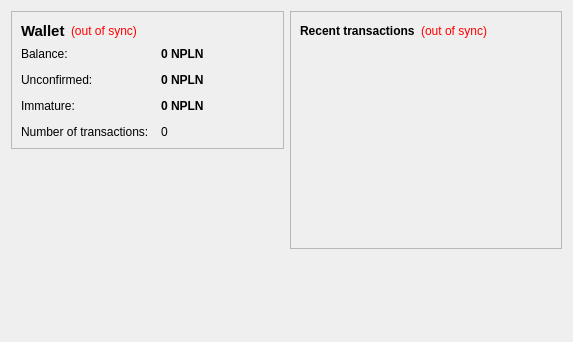
<?xml version="1.0" encoding="UTF-8"?>
<ui version="4.0">
 <class>OverviewPage</class>
 <widget class="QWidget" name="OverviewPage">
  <property name="geometry">
   <rect>
    <x>0</x>
    <y>0</y>
    <width>573</width>
    <height>342</height>
   </rect>
  </property>
  <property name="windowTitle">
   <string>Form</string>
  </property>
  <layout class="QHBoxLayout" name="horizontalLayout" stretch="1,1">
   <item>
    <layout class="QVBoxLayout" name="verticalLayout_2">
     <item>
      <widget class="QFrame" name="frame">
       <property name="frameShape">
        <enum>QFrame::StyledPanel</enum>
       </property>
       <property name="frameShadow">
        <enum>QFrame::Raised</enum>
       </property>
       <layout class="QVBoxLayout" name="verticalLayout_4">
        <item>
         <layout class="QHBoxLayout" name="horizontalLayout_4">
          <item>
           <widget class="QLabel" name="label_5">
            <property name="font">
             <font>
              <pointsize>11</pointsize>
              <weight>75</weight>
              <bold>true</bold>
             </font>
            </property>
            <property name="text">
             <string>Wallet</string>
            </property>
           </widget>
          </item>
          <item>
           <widget class="QLabel" name="labelWalletStatus">
            <property name="toolTip">
             <string>The displayed information may be out of date. Your wallet automatically synchronizes with the netPLN network after a connection is established, but this process has not completed yet.</string>
            </property>
            <property name="styleSheet">
             <string notr="true">QLabel { color: red; }</string>
            </property>
            <property name="text">
             <string notr="true">(out of sync)</string>
            </property>
            <property name="alignment">
             <set>Qt::AlignLeading|Qt::AlignLeft|Qt::AlignVCenter</set>
            </property>
           </widget>
          </item>
          <item>
           <spacer name="horizontalSpacer_2">
            <property name="orientation">
             <enum>Qt::Horizontal</enum>
            </property>
            <property name="sizeHint" stdset="0">
             <size>
              <width>40</width>
              <height>20</height>
             </size>
            </property>
           </spacer>
          </item>
         </layout>
        </item>
        <item>
         <layout class="QFormLayout" name="formLayout_2">
          <property name="fieldGrowthPolicy">
           <enum>QFormLayout::AllNonFixedFieldsGrow</enum>
          </property>
          <property name="horizontalSpacing">
           <number>12</number>
          </property>
          <property name="verticalSpacing">
           <number>12</number>
          </property>
          <item row="0" column="0">
           <widget class="QLabel" name="label">
            <property name="text">
             <string>Balance:</string>
            </property>
           </widget>
          </item>
          <item row="0" column="1">
           <widget class="QLabel" name="labelBalance">
            <property name="font">
             <font>
              <weight>75</weight>
              <bold>true</bold>
             </font>
            </property>
            <property name="cursor">
             <cursorShape>IBeamCursor</cursorShape>
            </property>
            <property name="toolTip">
             <string>Your current balance</string>
            </property>
            <property name="text">
             <string notr="true">0 NPLN</string>
            </property>
            <property name="textInteractionFlags">
             <set>Qt::LinksAccessibleByMouse|Qt::TextSelectableByKeyboard|Qt::TextSelectableByMouse</set>
            </property>
           </widget>
          </item>
          <item row="1" column="0">
           <widget class="QLabel" name="label_3">
            <property name="text">
             <string>Unconfirmed:</string>
            </property>
           </widget>
          </item>
          <item row="1" column="1">
           <widget class="QLabel" name="labelUnconfirmed">
            <property name="font">
             <font>
              <weight>75</weight>
              <bold>true</bold>
             </font>
            </property>
            <property name="cursor">
             <cursorShape>IBeamCursor</cursorShape>
            </property>
            <property name="toolTip">
             <string>Total of transactions that have yet to be confirmed, and do not yet count toward the current balance</string>
            </property>
            <property name="text">
             <string notr="true">0 NPLN</string>
            </property>
            <property name="textInteractionFlags">
             <set>Qt::LinksAccessibleByMouse|Qt::TextSelectableByKeyboard|Qt::TextSelectableByMouse</set>
            </property>
           </widget>
          </item>
          <item row="3" column="0">
           <widget class="QLabel" name="label_2">
            <property name="text">
             <string>Number of transactions:</string>
            </property>
           </widget>
          </item>
          <item row="3" column="1">
           <widget class="QLabel" name="labelNumTransactions">
            <property name="toolTip">
             <string>Total number of transactions in wallet</string>
            </property>
            <property name="text">
             <string notr="true">0</string>
            </property>
           </widget>
          </item>
          <item row="2" column="0">
           <widget class="QLabel" name="labelImmatureText">
            <property name="text">
             <string>Immature:</string>
            </property>
           </widget>
          </item>
          <item row="2" column="1">
           <widget class="QLabel" name="labelImmature">
            <property name="font">
             <font>
              <weight>75</weight>
              <bold>true</bold>
             </font>
            </property>
            <property name="toolTip">
             <string>Mined balance that has not yet matured</string>
            </property>
            <property name="text">
             <string notr="true">0 NPLN</string>
            </property>
            <property name="textInteractionFlags">
             <set>Qt::LinksAccessibleByMouse|Qt::TextSelectableByKeyboard|Qt::TextSelectableByMouse</set>
            </property>
           </widget>
          </item>
         </layout>
        </item>
       </layout>
      </widget>
     </item>
     <item>
      <spacer name="verticalSpacer">
       <property name="orientation">
        <enum>Qt::Vertical</enum>
       </property>
       <property name="sizeHint" stdset="0">
        <size>
         <width>20</width>
         <height>40</height>
        </size>
       </property>
      </spacer>
     </item>
    </layout>
   </item>
   <item>
    <layout class="QVBoxLayout" name="verticalLayout_3">
     <item>
      <widget class="QFrame" name="frame_2">
       <property name="frameShape">
        <enum>QFrame::StyledPanel</enum>
       </property>
       <property name="frameShadow">
        <enum>QFrame::Raised</enum>
       </property>
       <layout class="QVBoxLayout" name="verticalLayout">
        <item>
         <layout class="QHBoxLayout" name="horizontalLayout_2">
          <item>
           <widget class="QLabel" name="label_4">
            <property name="text">
             <string>&lt;b&gt;Recent transactions&lt;/b&gt;</string>
            </property>
           </widget>
          </item>
          <item>
           <widget class="QLabel" name="labelTransactionsStatus">
            <property name="toolTip">
             <string>The displayed information may be out of date. Your wallet automatically synchronizes with the netPLN network after a connection is established, but this process has not completed yet.</string>
            </property>
            <property name="styleSheet">
             <string notr="true">QLabel { color: red; }</string>
            </property>
            <property name="text">
             <string notr="true">(out of sync)</string>
            </property>
            <property name="alignment">
             <set>Qt::AlignRight|Qt::AlignTrailing|Qt::AlignVCenter</set>
            </property>
           </widget>
          </item>
          <item>
           <spacer name="horizontalSpacer">
            <property name="orientation">
             <enum>Qt::Horizontal</enum>
            </property>
            <property name="sizeHint" stdset="0">
             <size>
              <width>40</width>
              <height>20</height>
             </size>
            </property>
           </spacer>
          </item>
         </layout>
        </item>
        <item>
         <widget class="QListView" name="listTransactions">
          <property name="styleSheet">
           <string notr="true">QListView { background: transparent; }</string>
          </property>
          <property name="frameShape">
           <enum>QFrame::NoFrame</enum>
          </property>
          <property name="verticalScrollBarPolicy">
           <enum>Qt::ScrollBarAlwaysOff</enum>
          </property>
          <property name="horizontalScrollBarPolicy">
           <enum>Qt::ScrollBarAlwaysOff</enum>
          </property>
          <property name="selectionMode">
           <enum>QAbstractItemView::NoSelection</enum>
          </property>
         </widget>
        </item>
       </layout>
      </widget>
     </item>
     <item>
      <spacer name="verticalSpacer_2">
       <property name="orientation">
        <enum>Qt::Vertical</enum>
       </property>
       <property name="sizeHint" stdset="0">
        <size>
         <width>20</width>
         <height>40</height>
        </size>
       </property>
      </spacer>
     </item>
    </layout>
   </item>
  </layout>
 </widget>
 <resources/>
 <connections/>
</ui>
